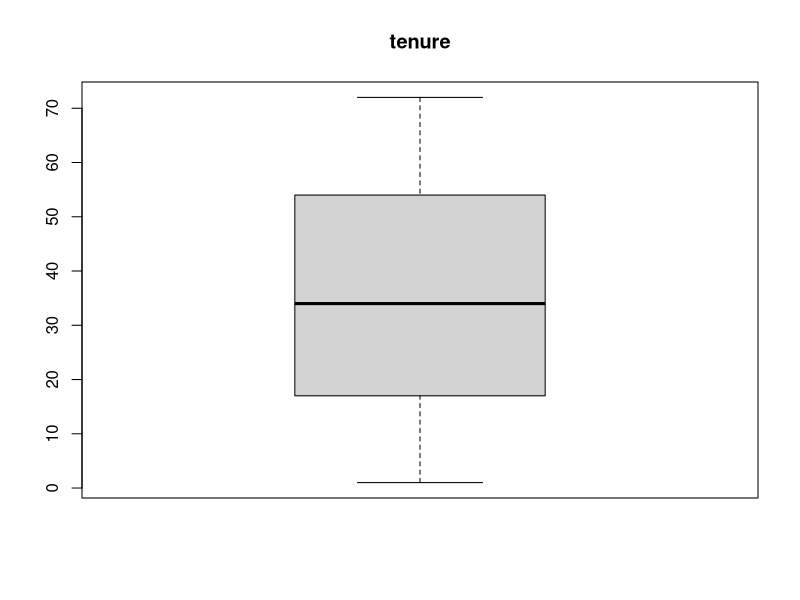
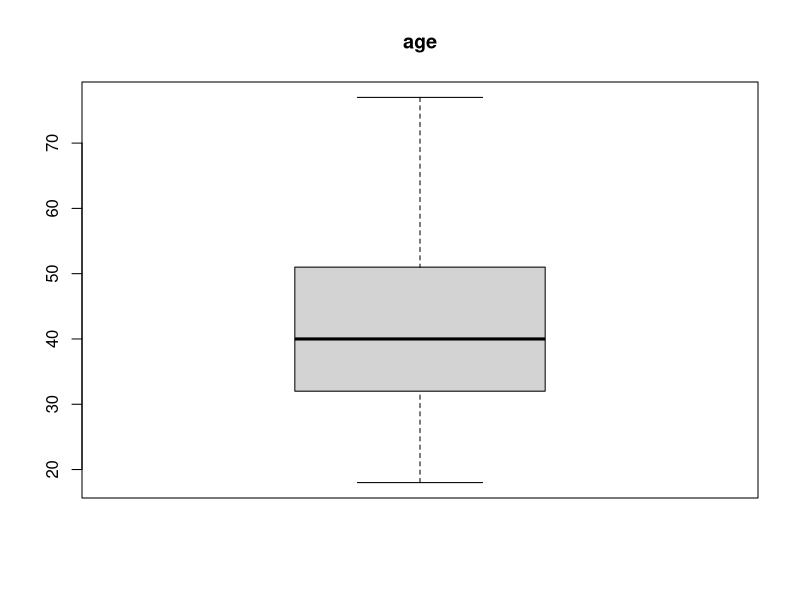
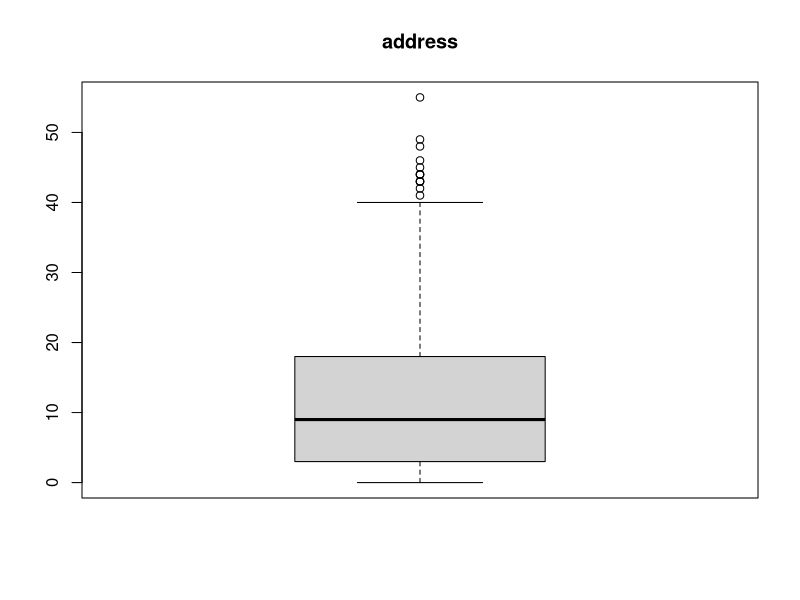
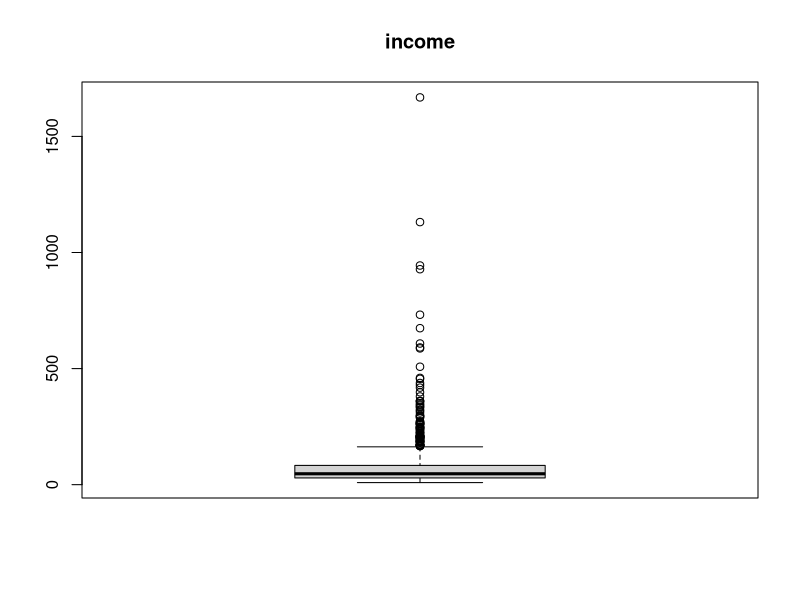
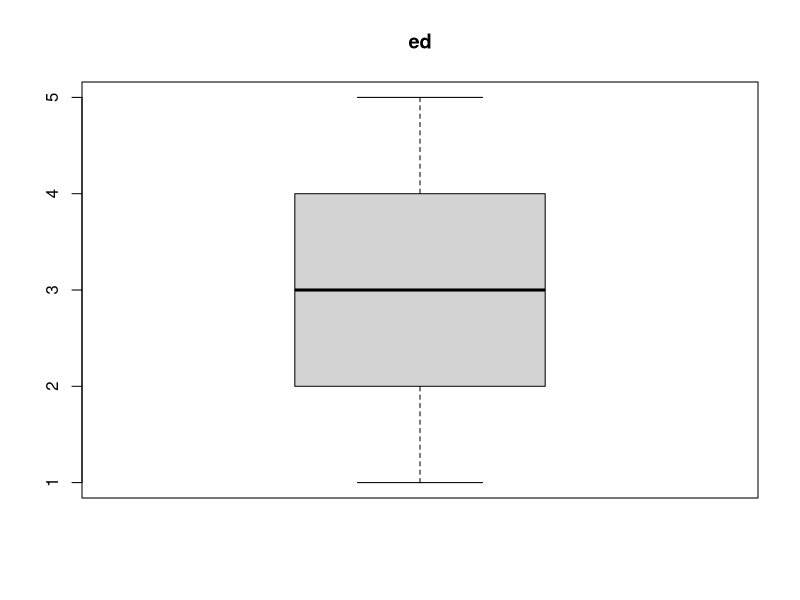
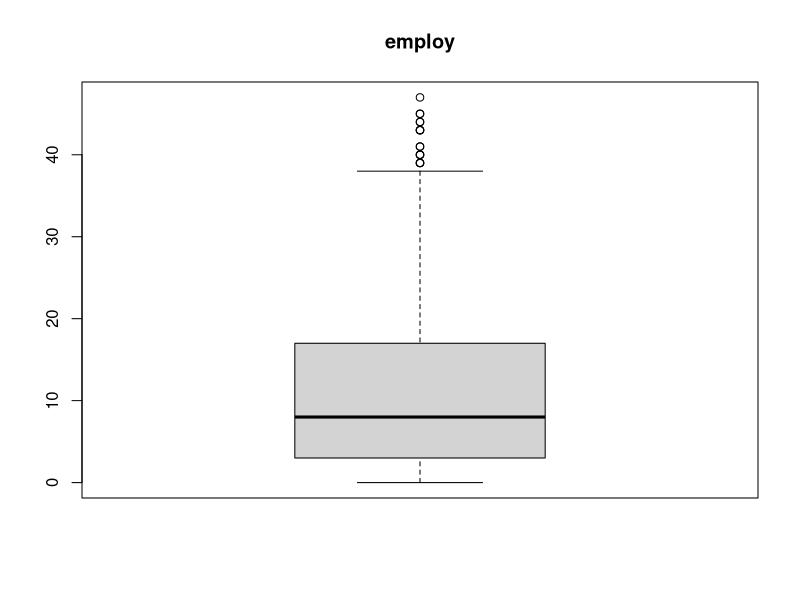
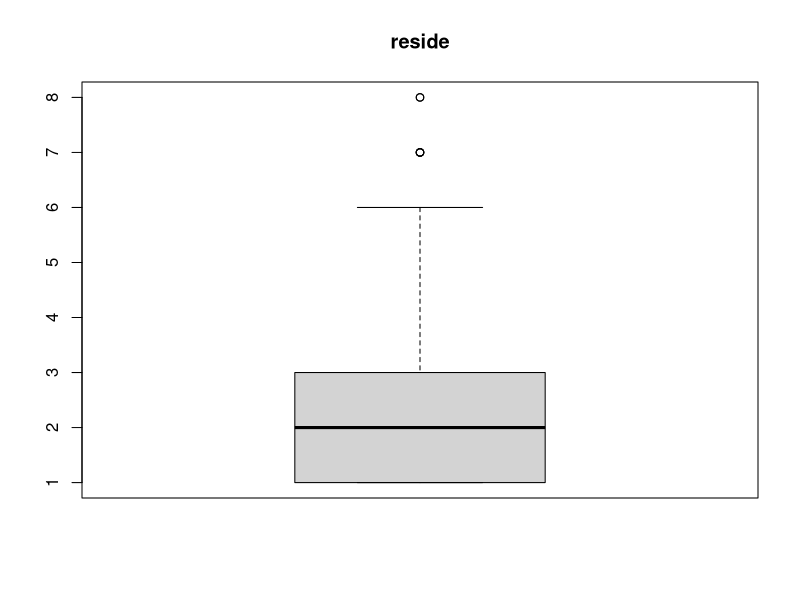
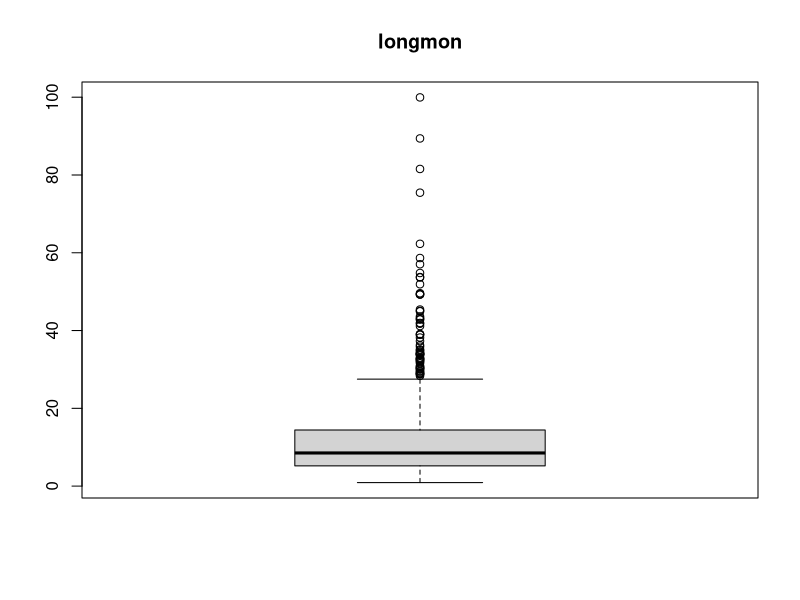

The R script that drew these images, in order:
## ---- chunk 1
knitr::opts_chunk$set(echo = TRUE)
## ---- chunk 2

data <- read.csv("teleco.txt", header = TRUE, sep = "\t")
#print(tail(data))
## ---- chunk 3
library(Hmisc)
library(dplyr)
library(ggpubr)
details <- describe(data) 
details
## ---- chunk 4
for(i in 1:ncol(data)){
  data[is.na(data[,i]), i] <- mean(data[,i], na.rm = TRUE)
}
print(describe(data))
## ---- chunk 5
#for (col in 2:ncol(data)) {
 #   hist(data[,col], main=paste(colnames(data[col]), sep = ""))
#}
for (col in 2:(ncol(data)-1)) {
    if(max(data[col]) > 1){
    boxplot(data[,col], main=paste(colnames(data[col]), sep = ""))}
}
## ---- chunk 6
library(Hmisc)
library(dplyr)
library(ggpubr)
#shapiro.test(data$churn)
## ---- chunk 7

for (col in 2:(ncol(data)-1)) {
    if(max(data[col]) > 1){
    scaled_data <- scale(data[,col], center = TRUE, scale = TRUE)
    #gghistogram(scaled_data)
    hist(scaled_data, breaks =50, main=paste(colnames(data[col]), sep = ""))
    # Normality check
    #print(colnames(data[col]))
    #print(shapiro.test(scaled_data))
}
}
## ---- chunk 8
library(psych)
data <- scale(data, center = TRUE, scale = TRUE)
pca <- principal(data, nfactors = 4, residuals = FALSE, rotate="none", scores=TRUE)
pca
#pca$values
#plot(pca$values, type = "b") #Scree plot analysis
